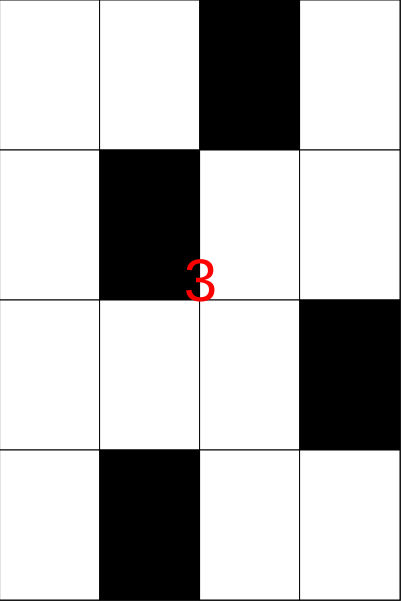
Frame 1 (no input)
Frame 60 (no input): identical to frame 1, image omitted
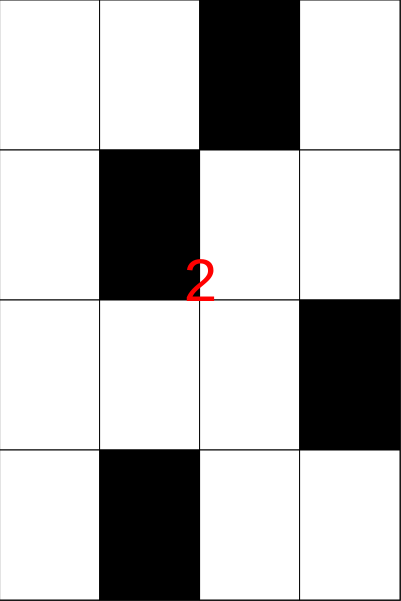
Frame 120 (the mouse pressed at the canvas centre since frame 60)

The p5.js sketch that drew these frames (run headless with seeded random() and noise() and a simulated clock; from frame 60 on, the mouse is pressed at the canvas centre):

// p5.js sketch
// ── sketch.js
var WIDTH = 100;
var HEIGHT = 150;

var time;
var score;
var playing;
var won;
var tiles = [];


function setup(){
  createCanvas(401,601);//keep borders
  time = -3;  
  score = 0;
  for (var i = 0; i < 4; i++) 
    newRow();
  playing = false;
  won = false;
  textAlign(CENTER);  
}

function draw(){
  background(51);

  for (var i = 0; i < tiles.length; i++) {
      var x =(i % 4) * WIDTH;
      var y = (Math.floor(i / 4) * HEIGHT)
      /*
      * -1 = red
      *  0 = black
      *  1 = white
     */
      fill((tiles[i] !== 0) ? ((tiles[i] === 1) ? "#FFFFFF" : "#FF0000") : "#000000");
      rect(x, y, WIDTH, HEIGHT);
  }
  handlestate()
}

function getTime(){
  return Math.floor(time / 60) + "." + Math.floor(map(time % 60, 0, 59, 0, 999)) + "\"";
}

function handlestate(){
  if (!playing) {
    if (time > 0) {
      /* endGame */
      if (won) {
        background('#32CD32')
        fill("#FFFFFF");
        textSize(60);
        text("Completed!",width / 2, height / 2 - 80);
        fill("#000000");
        textSize(70);
        text(getTime(), width / 2, height / 2 );
        fill("#FFFFFF");
        textSize(40);
        text("Refresh to restart!", width / 2, height / 2 + 50);
      } else {
        fill("#FF0000");
        textSize(60);
        text("Game Over!",width / 2, height / 2);
        textSize(40);
        text("Refresh to restart!", width / 2, height / 2 + 50);
      }
    } else {
      /* countdown*/
      textSize(60);
      fill("#FF0000");
      text(-time, width / 2, height / 2);
      if(frameCount % 60 === 0) {
        time++;
        if (time === 0) {
          playing = true;
        }
      }
    }
  } else {   
    /* drow time */
    textSize(90);
    // fill("#FFFF00") 
    fill("#FF0000")
    // fill("#00FF00")
    text(getTime(), width / 2, HEIGHT);
    time++;
  }
}


function mousePressed() {
  if (!playing)
    return;
  if (mouseY >= 3 * HEIGHT && mouseY <= 4 * HEIGHT) {
    var t = getClickedTile(mouseX, mouseY);
    if (t == -1)
      return;
          
    if (tiles[t] !== 0) {
       /* end game*/
      tiles[t] = -1;    
      won = false
      playing = false 
    } else{
      score++;
      newRow();
      if (score >= 30){
        won = true
        playing = false
      }
    }
  }
}

function getClickedTile(mX) {
  for (var i = 0; i < 4; i++) {
    if (mX >= i * WIDTH && mX <= (i +1) * WIDTH) {
      return i + 12;
    }
  }
  return -1; 
}

function newRow() {
  var t = Math.floor(random(4));
   for(var i=0; i<4; i++) {
    tiles.unshift((t===i) ? 0 : 1); //push tiles from the front
  }
}
// ── style.css

html, body {
  height: 100%;
}

body {
  margin: 0;
  display: flex;
  justify-content: center;
  align-items: center;
}
